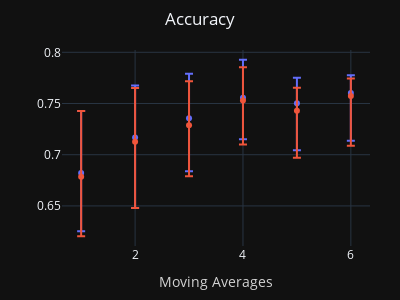

Notebook code for this chart:
### Code cell
for i in range(len(figs)):
    figs[i].show()

### Figure 1 — Plotly figure (JSON) as saved in the notebook; plotly's stock layout.template omitted (floating-point values rounded to 4 significant figures)
{"data": [{"error_y": {"array": [0.06057, 0.05084, 0.04356, 0.03695, 0.02485, 0.01725], "arrayminus": [0.05692, 0.06879, 0.05174, 0.04075, 0.04578, 0.04668]}, "hovertemplate": "SC=1<br>MA=%{x}<br>ACC_mean=%{y}<extra></extra>", "legendgroup": "1", "marker": {"color": "#636efa", "symbol": "circle"}, "mode": "markers", "name": "1", "orientation": "v", "showlegend": true, "type": "scatter", "x": [1, 2, 3, 4, 5, 6], "xaxis": "x", "y": [0.6822, 0.7167, 0.7356, 0.7557, 0.7502, 0.7603], "yaxis": "y"}, {"error_y": {"array": [0.06419, 0.05246, 0.04317, 0.03249, 0.02241, 0.01712], "arrayminus": [0.05816, 0.06475, 0.04975, 0.0428, 0.04583, 0.04875]}, "hovertemplate": "SC=3<br>MA=%{x}<br>ACC_mean=%{y}<extra></extra>", "legendgroup": "3", "marker": {"color": "#EF553B", "symbol": "circle"}, "mode": "markers", "name": "3", "orientation": "v", "showlegend": true, "type": "scatter", "x": [1, 2, 3, 4, 5, 6], "xaxis": "x", "y": [0.6786, 0.7127, 0.7287, 0.7529, 0.7429, 0.7574], "yaxis": "y"}], "layout": {"height": 300, "legend": {"title": {"text": "SC"}, "tracegroupgap": 0}, "margin": {"b": 50, "l": 30, "r": 30, "t": 50}, "showlegend": false, "title": {"text": "Accuracy", "x": 0.5, "xanchor": "center"}, "width": 400, "xaxis": {"anchor": "y", "domain": [0, 1], "title": {"font": {"color": "lightgrey"}, "text": "Moving Averages"}}, "yaxis": {"anchor": "x", "domain": [0, 1], "title": {"text": ""}}}}
